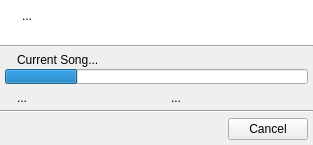
<?xml version="1.0" encoding="UTF-8"?>
<ui version="4.0">
 <class>QUProgressDialog</class>
 <widget class="QDialog" name="QUProgressDialog">
  <property name="windowModality">
   <enum>Qt::ApplicationModal</enum>
  </property>
  <property name="geometry">
   <rect>
    <x>0</x>
    <y>0</y>
    <width>313</width>
    <height>145</height>
   </rect>
  </property>
  <property name="windowTitle">
   <string>Progress</string>
  </property>
  <property name="modal">
   <bool>true</bool>
  </property>
  <layout class="QVBoxLayout" name="verticalLayout_4">
   <property name="spacing">
    <number>0</number>
   </property>
   <property name="margin">
    <number>0</number>
   </property>
   <item>
    <widget class="QFrame" name="frame">
     <property name="palette">
      <palette>
       <active>
        <colorrole role="Base">
         <brush brushstyle="SolidPattern">
          <color alpha="255">
           <red>255</red>
           <green>255</green>
           <blue>255</blue>
          </color>
         </brush>
        </colorrole>
        <colorrole role="Window">
         <brush brushstyle="SolidPattern">
          <color alpha="255">
           <red>255</red>
           <green>255</green>
           <blue>255</blue>
          </color>
         </brush>
        </colorrole>
       </active>
       <inactive>
        <colorrole role="Base">
         <brush brushstyle="SolidPattern">
          <color alpha="255">
           <red>255</red>
           <green>255</green>
           <blue>255</blue>
          </color>
         </brush>
        </colorrole>
        <colorrole role="Window">
         <brush brushstyle="SolidPattern">
          <color alpha="255">
           <red>255</red>
           <green>255</green>
           <blue>255</blue>
          </color>
         </brush>
        </colorrole>
       </inactive>
       <disabled>
        <colorrole role="Base">
         <brush brushstyle="SolidPattern">
          <color alpha="255">
           <red>255</red>
           <green>255</green>
           <blue>255</blue>
          </color>
         </brush>
        </colorrole>
        <colorrole role="Window">
         <brush brushstyle="SolidPattern">
          <color alpha="255">
           <red>255</red>
           <green>255</green>
           <blue>255</blue>
          </color>
         </brush>
        </colorrole>
       </disabled>
      </palette>
     </property>
     <property name="autoFillBackground">
      <bool>true</bool>
     </property>
     <property name="frameShadow">
      <enum>QFrame::Raised</enum>
     </property>
     <layout class="QHBoxLayout">
      <item>
       <widget class="QLabel" name="infoIconLbl">
        <property name="sizePolicy">
         <sizepolicy hsizetype="Fixed" vsizetype="Preferred">
          <horstretch>0</horstretch>
          <verstretch>0</verstretch>
         </sizepolicy>
        </property>
        <property name="text">
         <string/>
        </property>
        <property name="pixmap">
         <pixmap resource="../resources/uman.qrc">:/marks/information.png</pixmap>
        </property>
        <property name="alignment">
         <set>Qt::AlignLeading|Qt::AlignLeft|Qt::AlignTop</set>
        </property>
       </widget>
      </item>
      <item>
       <widget class="QLabel" name="infoTextLbl">
        <property name="sizePolicy">
         <sizepolicy hsizetype="Preferred" vsizetype="Expanding">
          <horstretch>0</horstretch>
          <verstretch>0</verstretch>
         </sizepolicy>
        </property>
        <property name="text">
         <string>...</string>
        </property>
        <property name="alignment">
         <set>Qt::AlignLeading|Qt::AlignLeft|Qt::AlignTop</set>
        </property>
        <property name="wordWrap">
         <bool>true</bool>
        </property>
       </widget>
      </item>
     </layout>
    </widget>
   </item>
   <item>
    <widget class="Line" name="line">
     <property name="orientation">
      <enum>Qt::Horizontal</enum>
     </property>
    </widget>
   </item>
   <item>
    <layout class="QVBoxLayout" name="verticalLayout">
     <property name="spacing">
      <number>2</number>
     </property>
     <property name="margin">
      <number>5</number>
     </property>
     <item>
      <layout class="QHBoxLayout" name="horizontalLayout_6">
       <property name="spacing">
        <number>5</number>
       </property>
       <item>
        <widget class="QLabel" name="currentSongIcon">
         <property name="sizePolicy">
          <sizepolicy hsizetype="Fixed" vsizetype="Fixed">
           <horstretch>0</horstretch>
           <verstretch>0</verstretch>
          </sizepolicy>
         </property>
         <property name="text">
          <string/>
         </property>
         <property name="pixmap">
          <pixmap resource="../resources/uman.qrc">:/types/text.png</pixmap>
         </property>
         <property name="alignment">
          <set>Qt::AlignLeading|Qt::AlignLeft|Qt::AlignTop</set>
         </property>
        </widget>
       </item>
       <item>
        <widget class="QLabel" name="currentSongLbl">
         <property name="sizePolicy">
          <sizepolicy hsizetype="Preferred" vsizetype="Fixed">
           <horstretch>0</horstretch>
           <verstretch>0</verstretch>
          </sizepolicy>
         </property>
         <property name="text">
          <string>Current Song...</string>
         </property>
         <property name="alignment">
          <set>Qt::AlignLeading|Qt::AlignLeft|Qt::AlignTop</set>
         </property>
         <property name="wordWrap">
          <bool>false</bool>
         </property>
        </widget>
       </item>
      </layout>
     </item>
     <item>
      <widget class="QProgressBar" name="progress">
       <property name="maximumSize">
        <size>
         <width>16777215</width>
         <height>15</height>
        </size>
       </property>
       <property name="value">
        <number>24</number>
       </property>
       <property name="textVisible">
        <bool>false</bool>
       </property>
      </widget>
     </item>
     <item>
      <layout class="QHBoxLayout" name="horizontalLayout_3">
       <property name="spacing">
        <number>5</number>
       </property>
       <property name="topMargin">
        <number>5</number>
       </property>
       <item>
        <widget class="QLabel" name="label">
         <property name="sizePolicy">
          <sizepolicy hsizetype="Fixed" vsizetype="Fixed">
           <horstretch>0</horstretch>
           <verstretch>0</verstretch>
          </sizepolicy>
         </property>
         <property name="toolTip">
          <string>Remaining time</string>
         </property>
         <property name="text">
          <string/>
         </property>
         <property name="pixmap">
          <pixmap resource="../resources/uman.qrc">:/marks/clock.png</pixmap>
         </property>
        </widget>
       </item>
       <item>
        <widget class="QLabel" name="timeLbl">
         <property name="sizePolicy">
          <sizepolicy hsizetype="Preferred" vsizetype="Fixed">
           <horstretch>0</horstretch>
           <verstretch>0</verstretch>
          </sizepolicy>
         </property>
         <property name="text">
          <string>...</string>
         </property>
        </widget>
       </item>
       <item>
        <widget class="QLabel" name="label_2">
         <property name="sizePolicy">
          <sizepolicy hsizetype="Fixed" vsizetype="Fixed">
           <horstretch>0</horstretch>
           <verstretch>0</verstretch>
          </sizepolicy>
         </property>
         <property name="toolTip">
          <string>Performance</string>
         </property>
         <property name="text">
          <string/>
         </property>
         <property name="pixmap">
          <pixmap resource="../resources/uman.qrc">:/marks/chart.png</pixmap>
         </property>
        </widget>
       </item>
       <item>
        <widget class="QLabel" name="speedLbl">
         <property name="text">
          <string>...</string>
         </property>
        </widget>
       </item>
      </layout>
     </item>
    </layout>
   </item>
   <item>
    <widget class="Line" name="buttonLine">
     <property name="orientation">
      <enum>Qt::Horizontal</enum>
     </property>
    </widget>
   </item>
   <item>
    <layout class="QHBoxLayout" name="horizontalLayout">
     <property name="spacing">
      <number>0</number>
     </property>
     <property name="margin">
      <number>5</number>
     </property>
     <item>
      <spacer name="horizontalSpacer">
       <property name="orientation">
        <enum>Qt::Horizontal</enum>
       </property>
       <property name="sizeHint" stdset="0">
        <size>
         <width>40</width>
         <height>20</height>
        </size>
       </property>
      </spacer>
     </item>
     <item>
      <widget class="QPushButton" name="cancelBtn">
       <property name="text">
        <string>Cancel</string>
       </property>
       <property name="icon">
        <iconset resource="../resources/uman.qrc">
         <normaloff>:/marks/cancel.png</normaloff>:/marks/cancel.png</iconset>
       </property>
       <property name="autoDefault">
        <bool>false</bool>
       </property>
      </widget>
     </item>
    </layout>
   </item>
  </layout>
 </widget>
 <resources>
  <include location="../resources/uman.qrc"/>
 </resources>
 <connections/>
</ui>
